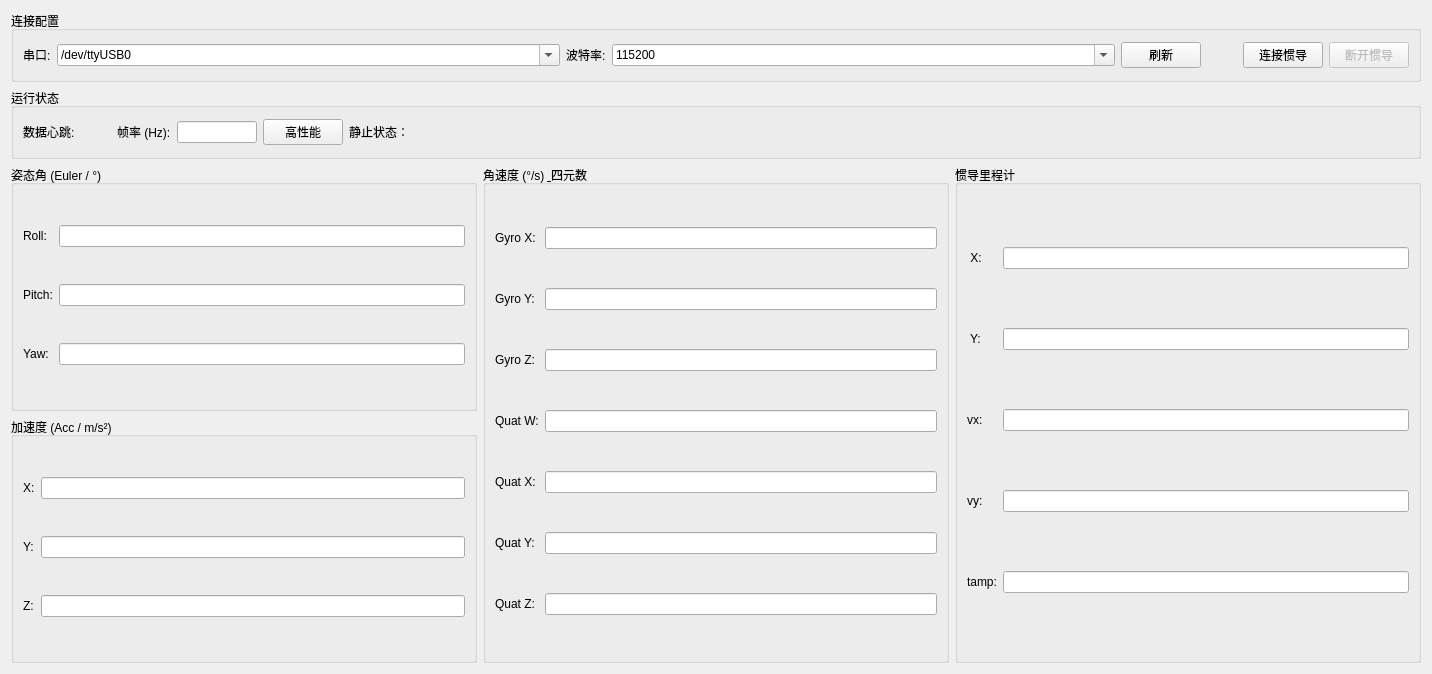
<?xml version="1.0" encoding="UTF-8"?>
<ui version="4.0">
 <class>HIPNUC_CH10X</class>
 <widget class="QWidget" name="HIPNUC_CH10X">
  <property name="geometry">
   <rect>
    <x>0</x>
    <y>0</y>
    <width>1432</width>
    <height>674</height>
   </rect>
  </property>
  <property name="windowTitle">
   <string>CH10X IMU Control</string>
  </property>
  <layout class="QGridLayout" name="gridLayout">
   <item row="0" column="0">
    <widget class="QGroupBox" name="groupBox_Connection">
     <property name="sizePolicy">
      <sizepolicy hsizetype="Preferred" vsizetype="Maximum">
       <horstretch>0</horstretch>
       <verstretch>0</verstretch>
      </sizepolicy>
     </property>
     <property name="title">
      <string>连接配置</string>
     </property>
     <layout class="QHBoxLayout" name="horizontalLayout_Conn">
      <item>
       <widget class="QLabel" name="label_Port">
        <property name="sizePolicy">
         <sizepolicy hsizetype="Maximum" vsizetype="Maximum">
          <horstretch>0</horstretch>
          <verstretch>0</verstretch>
         </sizepolicy>
        </property>
        <property name="text">
         <string>串口:</string>
        </property>
       </widget>
      </item>
      <item>
       <widget class="QComboBox" name="Device_Port">
        <property name="sizePolicy">
         <sizepolicy hsizetype="Expanding" vsizetype="Fixed">
          <horstretch>0</horstretch>
          <verstretch>0</verstretch>
         </sizepolicy>
        </property>
        <property name="editable">
         <bool>true</bool>
        </property>
        <item>
         <property name="text">
          <string>/dev/ttyUSB0</string>
         </property>
        </item>
       </widget>
      </item>
      <item>
       <widget class="QLabel" name="label_Baud">
        <property name="sizePolicy">
         <sizepolicy hsizetype="Maximum" vsizetype="Maximum">
          <horstretch>0</horstretch>
          <verstretch>0</verstretch>
         </sizepolicy>
        </property>
        <property name="text">
         <string>波特率:</string>
        </property>
       </widget>
      </item>
      <item>
       <widget class="QComboBox" name="Baud_Rate">
        <property name="sizePolicy">
         <sizepolicy hsizetype="Expanding" vsizetype="Fixed">
          <horstretch>0</horstretch>
          <verstretch>0</verstretch>
         </sizepolicy>
        </property>
        <property name="editable">
         <bool>true</bool>
        </property>
        <item>
         <property name="text">
          <string>115200</string>
         </property>
        </item>
        <item>
         <property name="text">
          <string>921600</string>
         </property>
        </item>
        <item>
         <property name="text">
          <string>460800</string>
         </property>
        </item>
       </widget>
      </item>
      <item>
       <widget class="QPushButton" name="Refresh_Ports">
        <property name="text">
         <string>刷新</string>
        </property>
       </widget>
      </item>
      <item>
       <widget class="c_Fr_Light" name="CH10X_Connected" native="true">
        <property name="minimumSize">
         <size>
          <width>30</width>
          <height>30</height>
         </size>
        </property>
        <property name="maximumSize">
         <size>
          <width>30</width>
          <height>30</height>
         </size>
        </property>
       </widget>
      </item>
      <item>
       <widget class="QPushButton" name="CH10X_Connect">
        <property name="text">
         <string>连接惯导</string>
        </property>
       </widget>
      </item>
      <item>
       <widget class="QPushButton" name="CH10X_Disconnect">
        <property name="enabled">
         <bool>false</bool>
        </property>
        <property name="text">
         <string>断开惯导</string>
        </property>
       </widget>
      </item>
     </layout>
    </widget>
   </item>
   <item row="1" column="0">
    <widget class="QGroupBox" name="groupBox_Status">
     <property name="sizePolicy">
      <sizepolicy hsizetype="Preferred" vsizetype="Maximum">
       <horstretch>0</horstretch>
       <verstretch>0</verstretch>
      </sizepolicy>
     </property>
     <property name="title">
      <string>运行状态</string>
     </property>
     <layout class="QHBoxLayout" name="horizontalLayout_Status">
      <item>
       <widget class="QLabel" name="label_Heartbeat">
        <property name="sizePolicy">
         <sizepolicy hsizetype="Preferred" vsizetype="Maximum">
          <horstretch>0</horstretch>
          <verstretch>0</verstretch>
         </sizepolicy>
        </property>
        <property name="text">
         <string>数据心跳:</string>
        </property>
       </widget>
      </item>
      <item>
       <widget class="c_Fr_Light" name="CH10X_Heartbeat" native="true">
        <property name="minimumSize">
         <size>
          <width>30</width>
          <height>30</height>
         </size>
        </property>
        <property name="maximumSize">
         <size>
          <width>30</width>
          <height>30</height>
         </size>
        </property>
       </widget>
      </item>
      <item>
       <widget class="QLabel" name="label_FPS">
        <property name="text">
         <string>帧率 (Hz):</string>
        </property>
       </widget>
      </item>
      <item>
       <widget class="QLineEdit" name="FPS_Display">
        <property name="maximumSize">
         <size>
          <width>80</width>
          <height>16777215</height>
         </size>
        </property>
        <property name="readOnly">
         <bool>true</bool>
        </property>
       </widget>
      </item>
      <item>
       <widget class="QPushButton" name="Set_High_Performance_Mode">
        <property name="text">
         <string>高性能</string>
        </property>
       </widget>
      </item>
      <item>
       <widget class="QLabel" name="label_GyroY_3">
        <property name="sizePolicy">
         <sizepolicy hsizetype="Preferred" vsizetype="Maximum">
          <horstretch>0</horstretch>
          <verstretch>0</verstretch>
         </sizepolicy>
        </property>
        <property name="text">
         <string>静止状态：</string>
        </property>
       </widget>
      </item>
      <item>
       <widget class="c_Fr_Light" name="IMU_Odom_static" native="true">
        <property name="minimumSize">
         <size>
          <width>30</width>
          <height>30</height>
         </size>
        </property>
        <property name="maximumSize">
         <size>
          <width>30</width>
          <height>30</height>
         </size>
        </property>
       </widget>
      </item>
      <item>
       <spacer name="horizontalSpacer">
        <property name="orientation">
         <enum>Qt::Horizontal</enum>
        </property>
        <property name="sizeHint" stdset="0">
         <size>
          <width>40</width>
          <height>20</height>
         </size>
        </property>
       </spacer>
      </item>
     </layout>
    </widget>
   </item>
   <item row="2" column="0">
    <layout class="QHBoxLayout" name="horizontalLayout">
     <item>
      <layout class="QVBoxLayout" name="verticalLayout">
       <item>
        <widget class="QGroupBox" name="groupBox_Euler">
         <property name="title">
          <string>姿态角 (Euler / °)</string>
         </property>
         <layout class="QGridLayout" name="gridLayout_Euler">
          <item row="0" column="0">
           <widget class="QLabel" name="label_Roll">
            <property name="text">
             <string>Roll:</string>
            </property>
           </widget>
          </item>
          <item row="2" column="0">
           <widget class="QLabel" name="label_Yaw">
            <property name="text">
             <string>Yaw:</string>
            </property>
           </widget>
          </item>
          <item row="0" column="1">
           <widget class="QLineEdit" name="Euler_Roll">
            <property name="readOnly">
             <bool>true</bool>
            </property>
           </widget>
          </item>
          <item row="1" column="0">
           <widget class="QLabel" name="label_Pitch">
            <property name="text">
             <string>Pitch:</string>
            </property>
           </widget>
          </item>
          <item row="1" column="1">
           <widget class="QLineEdit" name="Euler_Pitch">
            <property name="readOnly">
             <bool>true</bool>
            </property>
           </widget>
          </item>
          <item row="2" column="1">
           <widget class="QLineEdit" name="Euler_Yaw">
            <property name="readOnly">
             <bool>true</bool>
            </property>
           </widget>
          </item>
         </layout>
        </widget>
       </item>
       <item>
        <widget class="QGroupBox" name="groupBox_Acc">
         <property name="title">
          <string>加速度 (Acc / m/s²)</string>
         </property>
         <layout class="QGridLayout" name="gridLayout_Acc">
          <item row="0" column="0">
           <widget class="QLabel" name="label_AccX">
            <property name="text">
             <string>X:</string>
            </property>
           </widget>
          </item>
          <item row="0" column="1">
           <widget class="QLineEdit" name="Acc_X">
            <property name="readOnly">
             <bool>true</bool>
            </property>
           </widget>
          </item>
          <item row="1" column="0">
           <widget class="QLabel" name="label_AccY">
            <property name="text">
             <string>Y:</string>
            </property>
           </widget>
          </item>
          <item row="1" column="1">
           <widget class="QLineEdit" name="Acc_Y">
            <property name="readOnly">
             <bool>true</bool>
            </property>
           </widget>
          </item>
          <item row="2" column="0">
           <widget class="QLabel" name="label_AccZ">
            <property name="text">
             <string>Z:</string>
            </property>
           </widget>
          </item>
          <item row="2" column="1">
           <widget class="QLineEdit" name="Acc_Z">
            <property name="readOnly">
             <bool>true</bool>
            </property>
           </widget>
          </item>
         </layout>
        </widget>
       </item>
      </layout>
     </item>
     <item>
      <widget class="QGroupBox" name="groupBox_GyroQuat">
       <property name="title">
        <string>角速度 (°/s) &amp; 四元数</string>
       </property>
       <layout class="QGridLayout" name="gridLayout_GyroQuat">
        <item row="0" column="0">
         <widget class="QLabel" name="label_GyroX">
          <property name="text">
           <string>Gyro X:</string>
          </property>
         </widget>
        </item>
        <item row="0" column="1">
         <widget class="QLineEdit" name="Gyro_X">
          <property name="readOnly">
           <bool>true</bool>
          </property>
         </widget>
        </item>
        <item row="1" column="0">
         <widget class="QLabel" name="label_GyroY">
          <property name="text">
           <string>Gyro Y:</string>
          </property>
         </widget>
        </item>
        <item row="1" column="1">
         <widget class="QLineEdit" name="Gyro_Y">
          <property name="readOnly">
           <bool>true</bool>
          </property>
         </widget>
        </item>
        <item row="2" column="0">
         <widget class="QLabel" name="label_GyroZ">
          <property name="text">
           <string>Gyro Z:</string>
          </property>
         </widget>
        </item>
        <item row="2" column="1">
         <widget class="QLineEdit" name="Gyro_Z">
          <property name="readOnly">
           <bool>true</bool>
          </property>
         </widget>
        </item>
        <item row="3" column="0">
         <widget class="QLabel" name="label_QuatW">
          <property name="text">
           <string>Quat W:</string>
          </property>
         </widget>
        </item>
        <item row="3" column="1">
         <widget class="QLineEdit" name="Quat_W">
          <property name="readOnly">
           <bool>true</bool>
          </property>
         </widget>
        </item>
        <item row="4" column="0">
         <widget class="QLabel" name="label_QuatX">
          <property name="text">
           <string>Quat X:</string>
          </property>
         </widget>
        </item>
        <item row="4" column="1">
         <widget class="QLineEdit" name="Quat_X">
          <property name="readOnly">
           <bool>true</bool>
          </property>
         </widget>
        </item>
        <item row="5" column="0">
         <widget class="QLabel" name="label_QuatY">
          <property name="text">
           <string>Quat Y:</string>
          </property>
         </widget>
        </item>
        <item row="5" column="1">
         <widget class="QLineEdit" name="Quat_Y">
          <property name="readOnly">
           <bool>true</bool>
          </property>
         </widget>
        </item>
        <item row="6" column="0">
         <widget class="QLabel" name="label_QuatZ">
          <property name="text">
           <string>Quat Z:</string>
          </property>
         </widget>
        </item>
        <item row="6" column="1">
         <widget class="QLineEdit" name="Quat_Z">
          <property name="readOnly">
           <bool>true</bool>
          </property>
         </widget>
        </item>
       </layout>
      </widget>
     </item>
     <item>
      <widget class="QGroupBox" name="groupBox_GyroQuat_2">
       <property name="title">
        <string>惯导里程计</string>
       </property>
       <layout class="QGridLayout" name="gridLayout_GyroQuat_2">
        <item row="0" column="0">
         <widget class="QLabel" name="label_GyroX_2">
          <property name="text">
           <string> X:</string>
          </property>
         </widget>
        </item>
        <item row="2" column="0">
         <widget class="QLabel" name="label_GyroZ_2">
          <property name="text">
           <string>vx:</string>
          </property>
         </widget>
        </item>
        <item row="2" column="1">
         <widget class="QLineEdit" name="IMU_Odom_vx">
          <property name="readOnly">
           <bool>true</bool>
          </property>
         </widget>
        </item>
        <item row="0" column="1">
         <widget class="QLineEdit" name="IMU_Odom_x">
          <property name="readOnly">
           <bool>true</bool>
          </property>
         </widget>
        </item>
        <item row="3" column="0">
         <widget class="QLabel" name="label_QuatW_2">
          <property name="text">
           <string>vy:</string>
          </property>
         </widget>
        </item>
        <item row="1" column="0">
         <widget class="QLabel" name="label_GyroY_2">
          <property name="text">
           <string> Y:</string>
          </property>
         </widget>
        </item>
        <item row="4" column="0">
         <widget class="QLabel" name="label_QuatX_2">
          <property name="text">
           <string>tamp:</string>
          </property>
         </widget>
        </item>
        <item row="1" column="1">
         <widget class="QLineEdit" name="IMU_Odom_y">
          <property name="readOnly">
           <bool>true</bool>
          </property>
         </widget>
        </item>
        <item row="3" column="1">
         <widget class="QLineEdit" name="IMU_Odom_vy">
          <property name="readOnly">
           <bool>true</bool>
          </property>
         </widget>
        </item>
        <item row="4" column="1">
         <widget class="QLineEdit" name="IMU_Odom_tamp">
          <property name="readOnly">
           <bool>true</bool>
          </property>
         </widget>
        </item>
       </layout>
      </widget>
     </item>
    </layout>
   </item>
  </layout>
 </widget>
 <customwidgets>
  <customwidget>
   <class>c_Fr_Light</class>
   <extends>QWidget</extends>
   <header>Fr_Light.h</header>
   <container>1</container>
  </customwidget>
 </customwidgets>
 <resources/>
 <connections/>
</ui>
